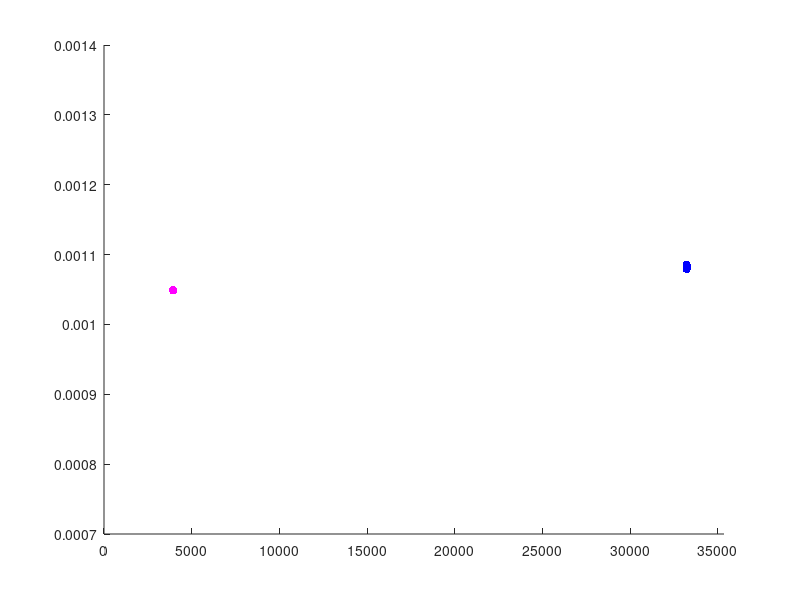

The MATLAB source for this figure: (Note: this script raises an error after producing the figure.)
hold on

xMin = 0;
xMax = 35350;
yMin = 0.0007;
yMax = 0.0014;
trueAns =  0.00108;
trueAnsCLT = 0.0010464342064605502112539792136658;
X = 1:xMax;

TwoLvlISX = [33222.1406,33222.1406,33222.1406];
        
TwoLvlISY = [0.0010854822534959573249180309062467, 0.0010829015699632953562830950389184, 0.0010791416233989011182192729876306];

TwoLvlISYMean = arrayfun(@(i) mean(TwoLvlISY((3*i-2):(3*i))), 1:(length(TwoLvlISY)/3));

OneLvlISCLTX = [3935.2656,3935.2656,3935.2656];
        
OneLvlISCLTY = [0.0010493684293107112884269049857267, 0.0010495767203081316984447646234457, 0.0010486001322307931648419865311439];

OneLvlISCLTYMean = arrayfun(@(i) mean(OneLvlISCLTY((3*i-2):(3*i))), 1:(length(OneLvlISCLTY)/3));


s3 = scatter(TwoLvlISX,TwoLvlISY,'b', 'filled');
s4 = scatter(OneLvlISCLTX,OneLvlISCLTY,'m', 'filled');

axis([xMin,xMax,yMin,yMax]);

r1 = refline(0,trueAns);
r1.Color = 'r';
r1.LineStyle = '--';
r2 = refline(0,trueAnsCLT);
r2.Color = 'm';
r2.LineStyle = '--';

legend('2LvlIS','1LvlISCLT','True Ans', 'True Ans CLT');
%title('S:10, l:0.20')
xlabel('Runtime (Seconds)');
ylabel('P(L > l)');


hold off
